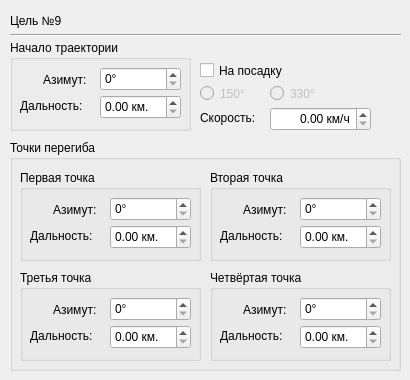
     <widget class="QWidget" name="Target9">
      <widget class="QGroupBox" name="TargetExtremums_9">
       <property name="geometry">
        <rect>
         <x>10</x>
         <y>140</y>
         <width>391</width>
         <height>231</height>
        </rect>
       </property>
       <property name="title">
        <string>Точки перегиба</string>
       </property>
       <widget class="QGroupBox" name="TargetExtremumFirst_9">
        <property name="geometry">
         <rect>
          <x>10</x>
          <y>30</y>
          <width>181</width>
          <height>91</height>
         </rect>
        </property>
        <property name="title">
         <string>Первая точка</string>
        </property>
        <widget class="QLabel" name="LabelTargetAzimuthFinish_37">
         <property name="geometry">
          <rect>
           <x>33</x>
           <y>32</y>
           <width>57</width>
           <height>15</height>
          </rect>
         </property>
         <property name="text">
          <string>Азимут:</string>
         </property>
        </widget>
        <widget class="QSpinBox" name="TargetAzimuthExtremumFirst_9">
         <property name="geometry">
          <rect>
           <x>90</x>
           <y>27</y>
           <width>81</width>
           <height>24</height>
          </rect>
         </property>
         <property name="suffix">
          <string>°</string>
         </property>
        </widget>
        <widget class="QLabel" name="LabelTargetRangeFinish_37">
         <property name="geometry">
          <rect>
           <x>10</x>
           <y>58</y>
           <width>71</width>
           <height>16</height>
          </rect>
         </property>
         <property name="text">
          <string>Дальность:</string>
         </property>
        </widget>
        <widget class="QDoubleSpinBox" name="TargetRangeExtremumFirst_9">
         <property name="geometry">
          <rect>
           <x>90</x>
           <y>55</y>
           <width>81</width>
           <height>24</height>
          </rect>
         </property>
         <property name="suffix">
          <string> км.</string>
         </property>
        </widget>
       </widget>
       <widget class="QGroupBox" name="TargetExtremumSecond_9">
        <property name="geometry">
         <rect>
          <x>200</x>
          <y>30</y>
          <width>181</width>
          <height>91</height>
         </rect>
        </property>
        <property name="title">
         <string>Вторая точка</string>
        </property>
        <widget class="QLabel" name="LabelTargetAzimuthFinish_38">
         <property name="geometry">
          <rect>
           <x>33</x>
           <y>32</y>
           <width>57</width>
           <height>15</height>
          </rect>
         </property>
         <property name="text">
          <string>Азимут:</string>
         </property>
        </widget>
        <widget class="QSpinBox" name="TargetAzimuthExtremumSecond_9">
         <property name="enabled">
          <bool>true</bool>
         </property>
         <property name="geometry">
          <rect>
           <x>90</x>
           <y>27</y>
           <width>81</width>
           <height>24</height>
          </rect>
         </property>
         <property name="suffix">
          <string>°</string>
         </property>
        </widget>
        <widget class="QLabel" name="LabelTargetRangeFinish_38">
         <property name="geometry">
          <rect>
           <x>10</x>
           <y>58</y>
           <width>71</width>
           <height>16</height>
          </rect>
         </property>
         <property name="text">
          <string>Дальность:</string>
         </property>
        </widget>
        <widget class="QDoubleSpinBox" name="TargetRangeExtremumSecond_9">
         <property name="geometry">
          <rect>
           <x>90</x>
           <y>55</y>
           <width>81</width>
           <height>24</height>
          </rect>
         </property>
         <property name="suffix">
          <string> км.</string>
         </property>
        </widget>
       </widget>
       <widget class="QGroupBox" name="TargetExtremumThird_9">
        <property name="geometry">
         <rect>
          <x>10</x>
          <y>130</y>
          <width>181</width>
          <height>91</height>
         </rect>
        </property>
        <property name="title">
         <string>Третья точка</string>
        </property>
        <widget class="QLabel" name="LabelTargetAzimuthFinish_39">
         <property name="geometry">
          <rect>
           <x>33</x>
           <y>32</y>
           <width>57</width>
           <height>15</height>
          </rect>
         </property>
         <property name="text">
          <string>Азимут:</string>
         </property>
        </widget>
        <widget class="QSpinBox" name="TargetAzimuthExtremumThird_9">
         <property name="geometry">
          <rect>
           <x>90</x>
           <y>27</y>
           <width>81</width>
           <height>24</height>
          </rect>
         </property>
         <property name="suffix">
          <string>°</string>
         </property>
        </widget>
        <widget class="QLabel" name="LabelTargetRangeFinish_39">
         <property name="geometry">
          <rect>
           <x>10</x>
           <y>58</y>
           <width>71</width>
           <height>16</height>
          </rect>
         </property>
         <property name="text">
          <string>Дальность:</string>
         </property>
        </widget>
        <widget class="QDoubleSpinBox" name="TargetRangeExtremumThird_9">
         <property name="geometry">
          <rect>
           <x>90</x>
           <y>55</y>
           <width>81</width>
           <height>24</height>
          </rect>
         </property>
         <property name="suffix">
          <string> км.</string>
         </property>
        </widget>
       </widget>
       <widget class="QGroupBox" name="TargetExtremumFourth_9">
        <property name="geometry">
         <rect>
          <x>200</x>
          <y>130</y>
          <width>181</width>
          <height>91</height>
         </rect>
        </property>
        <property name="title">
         <string>Четвёртая точка</string>
        </property>
        <widget class="QLabel" name="LabelTargetAzimuthFinish_40">
         <property name="geometry">
          <rect>
           <x>33</x>
           <y>32</y>
           <width>57</width>
           <height>15</height>
          </rect>
         </property>
         <property name="text">
          <string>Азимут:</string>
         </property>
        </widget>
        <widget class="QSpinBox" name="TargetAzimuthExtremumFourth_9">
         <property name="geometry">
          <rect>
           <x>90</x>
           <y>27</y>
           <width>81</width>
           <height>24</height>
          </rect>
         </property>
         <property name="suffix">
          <string>°</string>
         </property>
        </widget>
        <widget class="QLabel" name="LabelTargetRangeFinish_40">
         <property name="geometry">
          <rect>
           <x>10</x>
           <y>58</y>
           <width>71</width>
           <height>16</height>
          </rect>
         </property>
         <property name="text">
          <string>Дальность:</string>
         </property>
        </widget>
        <widget class="QDoubleSpinBox" name="TargetRangeExtremumFourth_9">
         <property name="geometry">
          <rect>
           <x>90</x>
           <y>55</y>
           <width>81</width>
           <height>24</height>
          </rect>
         </property>
         <property name="suffix">
          <string> км.</string>
         </property>
        </widget>
       </widget>
      </widget>
      <widget class="QGroupBox" name="TargetStart_9">
       <property name="geometry">
        <rect>
         <x>10</x>
         <y>40</y>
         <width>181</width>
         <height>91</height>
        </rect>
       </property>
       <property name="title">
        <string>Начало траектории</string>
       </property>
       <widget class="QLabel" name="LabelTargetAzimuthStart_10">
        <property name="geometry">
         <rect>
          <x>33</x>
          <y>32</y>
          <width>57</width>
          <height>15</height>
         </rect>
        </property>
        <property name="text">
         <string>Азимут:</string>
        </property>
       </widget>
       <widget class="QSpinBox" name="TargetAzimuthStart_10">
        <property name="geometry">
         <rect>
          <x>90</x>
          <y>27</y>
          <width>81</width>
          <height>24</height>
         </rect>
        </property>
        <property name="suffix">
         <string>°</string>
        </property>
       </widget>
       <widget class="QLabel" name="LabelTargetRangeStart_10">
        <property name="geometry">
         <rect>
          <x>10</x>
          <y>58</y>
          <width>71</width>
          <height>16</height>
         </rect>
        </property>
        <property name="text">
         <string>Дальность:</string>
        </property>
       </widget>
       <widget class="QDoubleSpinBox" name="TargetRangeStart_10">
        <property name="geometry">
         <rect>
          <x>90</x>
          <y>55</y>
          <width>81</width>
          <height>24</height>
         </rect>
        </property>
        <property name="suffix">
         <string> км.</string>
        </property>
       </widget>
      </widget>
      <widget class="Line" name="line_9">
       <property name="geometry">
        <rect>
         <x>10</x>
         <y>27</y>
         <width>391</width>
         <height>16</height>
        </rect>
       </property>
       <property name="orientation">
        <enum>Qt::Horizontal</enum>
       </property>
      </widget>
      <widget class="QCheckBox" name="TargetGoHome_9">
       <property name="geometry">
        <rect>
         <x>200</x>
         <y>60</y>
         <width>91</width>
         <height>21</height>
        </rect>
       </property>
       <property name="text">
        <string>На посадку</string>
       </property>
      </widget>
      <widget class="QLabel" name="label_9">
       <property name="geometry">
        <rect>
         <x>10</x>
         <y>10</y>
         <width>91</width>
         <height>21</height>
        </rect>
       </property>
       <property name="text">
        <string>Цель №9</string>
       </property>
      </widget>
      <widget class="QDoubleSpinBox" name="TargetSpeed_9">
       <property name="geometry">
        <rect>
         <x>270</x>
         <y>107</y>
         <width>101</width>
         <height>24</height>
        </rect>
       </property>
       <property name="alignment">
        <set>Qt::AlignRight|Qt::AlignTrailing|Qt::AlignVCenter</set>
       </property>
       <property name="suffix">
        <string> км/ч</string>
       </property>
      </widget>
      <widget class="QLabel" name="LabelSpeedTarget_9">
       <property name="geometry">
        <rect>
         <x>200</x>
         <y>110</y>
         <width>71</width>
         <height>16</height>
        </rect>
       </property>
       <property name="text">
        <string>Скорость:</string>
       </property>
      </widget>
      <widget class="QRadioButton" name="TargetGoHome330_9">
       <property name="enabled">
        <bool>false</bool>
       </property>
       <property name="geometry">
        <rect>
         <x>270</x>
         <y>83</y>
         <width>51</width>
         <height>21</height>
        </rect>
       </property>
       <property name="text">
        <string>330°</string>
       </property>
      </widget>
      <widget class="QRadioButton" name="TargetGoHome150_9">
       <property name="enabled">
        <bool>false</bool>
       </property>
       <property name="geometry">
        <rect>
         <x>200</x>
         <y>83</y>
         <width>51</width>
         <height>21</height>
        </rect>
       </property>
       <property name="text">
        <string>150°</string>
       </property>
      </widget>
     </widget>
